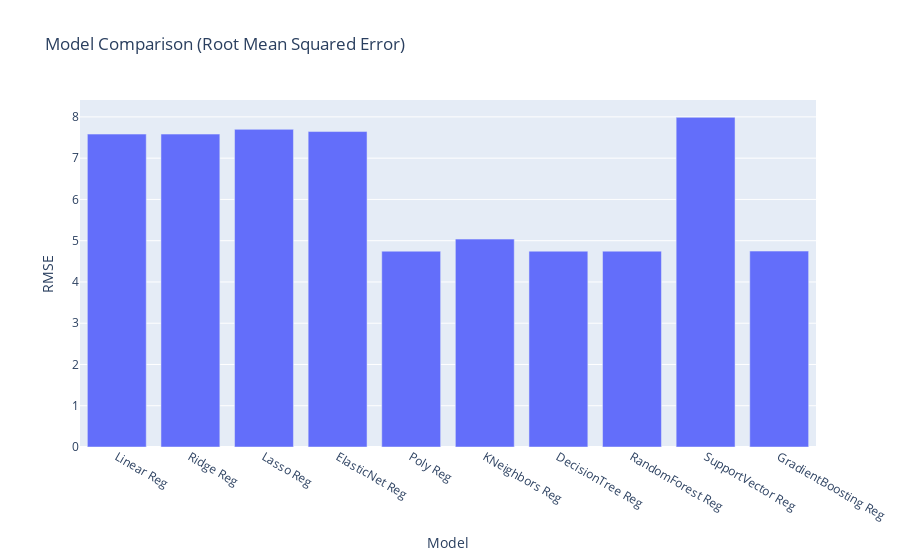

Here is the notebook cell this chart was saved with:
### Code cell
rmseDf = pd.DataFrame(list(zip(models, rmseScores)), columns = ['Model', 'RMSE'])
fig = px.bar(rmseDf, x='Model', y='RMSE', title='Model Comparison (Root Mean Squared Error)')
fig.show()

### Figure 1 — Plotly figure (JSON) as saved in the notebook; plotly's stock layout.template omitted (floating-point values rounded to 4 significant figures)
{"data": [{"alignmentgroup": "True", "hovertemplate": "Model=%{x}<br>RMSE=%{y}<extra></extra>", "legendgroup": "", "marker": {"color": "#636efa", "pattern": {"shape": ""}}, "name": "", "offsetgroup": "", "orientation": "v", "showlegend": false, "textposition": "auto", "type": "bar", "x": ["Linear Reg", "Ridge Reg", "Lasso Reg", "ElasticNet Reg", "Poly Reg", "KNeighbors Reg", "DecisionTree Reg", "RandomForest Reg", "SupportVector Reg", "GradientBoosting Reg"], "xaxis": "x", "y": [7.583, 7.584, 7.698, 7.645, 4.746, 5.039, 4.746, 4.746, 7.989, 4.748], "yaxis": "y"}], "layout": {"barmode": "relative", "legend": {"tracegroupgap": 0}, "title": {"text": "Model Comparison (Root Mean Squared Error)"}, "xaxis": {"anchor": "y", "domain": [0, 1], "title": {"text": "Model"}}, "yaxis": {"anchor": "x", "domain": [0, 1], "title": {"text": "RMSE"}}}}
